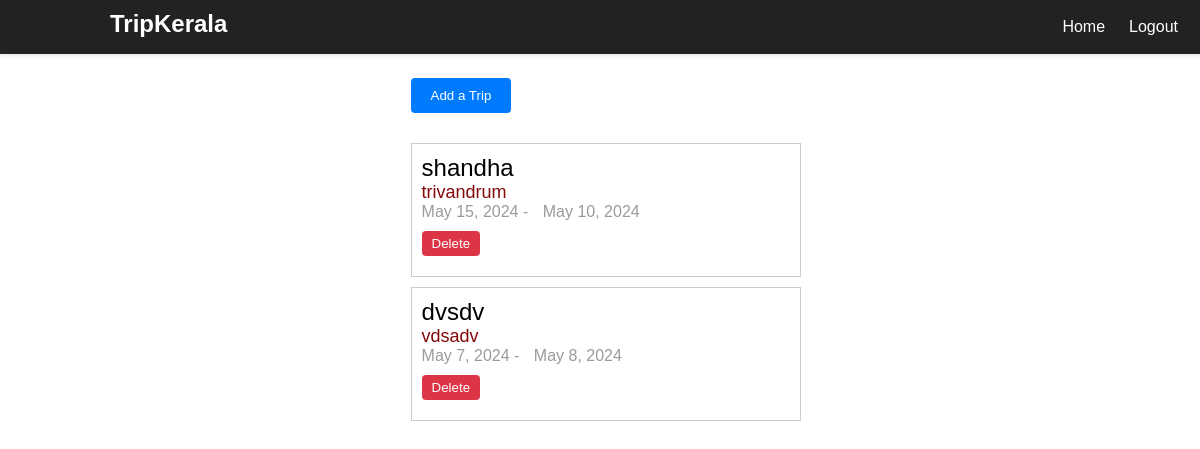
Before: /user/bucket (signed in) with the older database file.
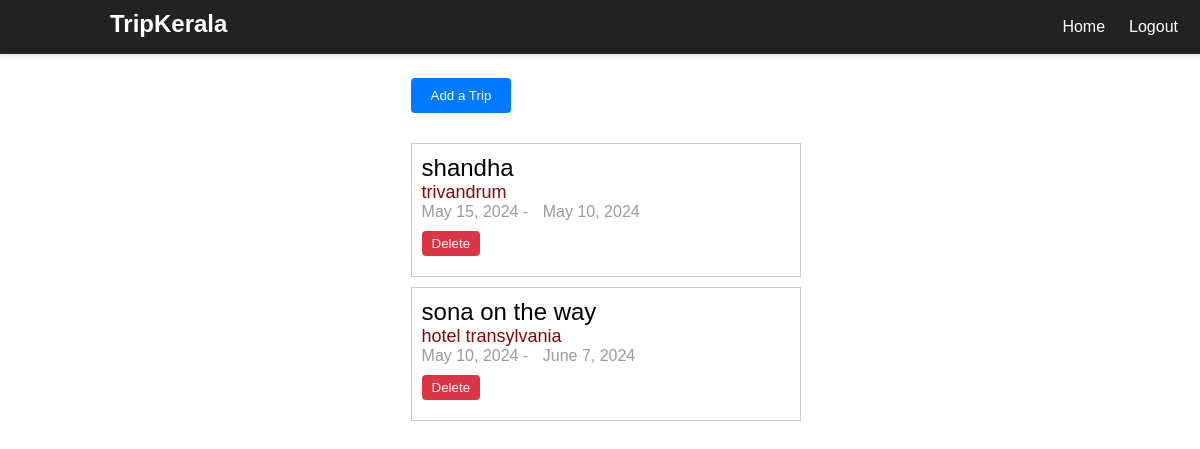
After: the same page with the newer database file.
### tk/models.py (models this page shows, shortened)
class BucketListItem(models.Model):
    user = models.ForeignKey(User, on_delete=models.CASCADE)
    trip_name = models.CharField(max_length=100, blank=True)
    destination_city = models.CharField(max_length=100)
    start_date = models.DateField()
    end_date = models.DateField()

### tk/views.py (the view)
# urls.py: path('bucket', views.main_page, name='bucket'),  # URL for the main page
@login_required
def main_page(request):
    bucket_list = BucketListItem.objects.filter(user=request.user)
    return render(request, 'bucket/main_page.html', {'bucket_list': bucket_list})

### tk/templates/bucket/main_page.html (shortened to what this page needs)
{% load static%}
<!DOCTYPE html>
<html lang="en">
<head>
    <link rel="stylesheet" href="{% static 'bucket/main_page.css' %}">
</head>
<body>
    <nav class="navbar">
        <div class="navbar-left">
            <div style="font-family:Arial, Helvetica, sans-serif ; color: white; font-size: x-large; font-weight: bold; padding-left: 100px;">TripKerala</div>
        </div>
        <div class="navbar-right">
            <a href="{% url 'welcome' %}" class="nav-link" style="font-family:Arial, Helvetica, sans-serif;">Home</a>
            <a href="{% url 'signout' %}" class="nav-link" style="font-family:Arial, Helvetica, sans-serif;">Logout</a>
        </div>
    </nav>
    <div class="container" style="padding-left: 34%;">
        <h1>Bucket List</h1>
        <a href="{% url 'add_trip' %}"><button>Add a Trip</button></a>
        <div class="bucket-list">
            {% if bucket_list %}
                <ul>
                    {% for item in bucket_list %}
                        <li>
                            <div style="font-family: Arial, Helvetica, sans-serif; color: black; font-size: x-large;">{{ item.trip_name }}</div>
                            <div style="font-family: Arial, Helvetica, sans-serif; color: rgb(131, 8, 8); font-size: large;">{{ item.destination_city }}</div>
                            <span style="font-family: Arial, Helvetica, sans-serif; color: rgb(155, 154, 154); font-size: medium;">{{ item.start_date }} -</span>
                            <span style="font-family: Arial, Helvetica, sans-serif; color: rgb(155, 154, 154); font-size: medium;">{{ item.end_date }}</span>
                            <form action="{% url 'delete_trip' item.id %}" method="post">
                                <button type="submit" style="margin-top: 10px;">Delete</button>
                            </form>
                        </li>
                    {% endfor %}
                </ul>
            {% else %}
                <p>No trips added yet.</p>
            {% endif %}
        </div>
    </div>
</body>
</html>

### tk/static/bucket/main_page.css (style rules this page uses)
body { font-family: Arial, sans-serif; }
.navbar { background-color: #222; padding: 10px; position: fixed; top: 0; left: 0; right: 0; width: 100%; box-shadow: 0 2px 4px rgba(0, 0, 0, 0.1); z-index: 1; display: flex; justify-content: space-between; }
.nav-link { color: #fff; text-decoration: none; padding: 8px 12px; border-radius: 4px; transition: background-color 0.3s ease; }
.navbar-right { display: flex; align-items: center; margin-right: 20px; }
h1 { margin-top: 20px; }
button { padding: 10px 20px; background-color: #007bff; color: #fff; border: none; border-radius: 4px; cursor: pointer; margin-bottom: 10px; }
.bucket-list { margin-top: 20px; }
.bucket-list ul { list-style-type: none; padding: 0; }
.bucket-list li { margin-bottom: 10px; }
.bucket-list li span { margin-right: 10px; }
.bucket-list li button { background-color: #dc3545; color: white; border: none; padding: 5px 10px; border-radius: 4px; cursor: pointer; }

### tk/templates/bucket/main_page.html (style rules this page uses)
.bucket-list { list-style-type: none; padding: 0; width: 50%; }
.bucket-list li { border: 1px solid #ccc; margin-bottom: 10px; padding: 10px; }

Changed rows visible on the page:
removed BucketListItem: trip_name "dvsdv", destination_city "vdsadv", start_date "May 7, 2024", end_date "May 8, 2024"
added BucketListItem: trip_name "sona on the way", destination_city "hotel transylvania", start_date "May 10, 2024", end_date "June 7, 2024"
